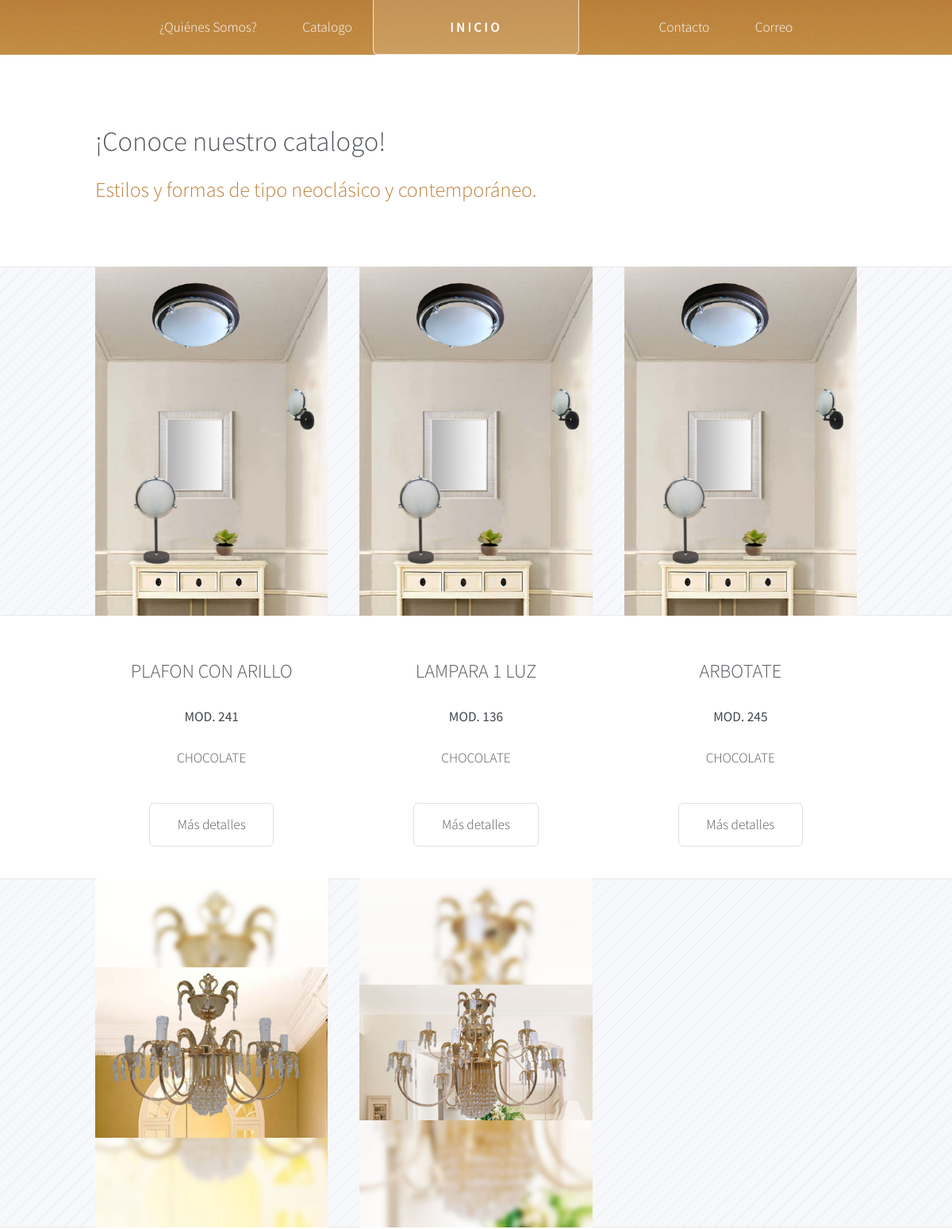
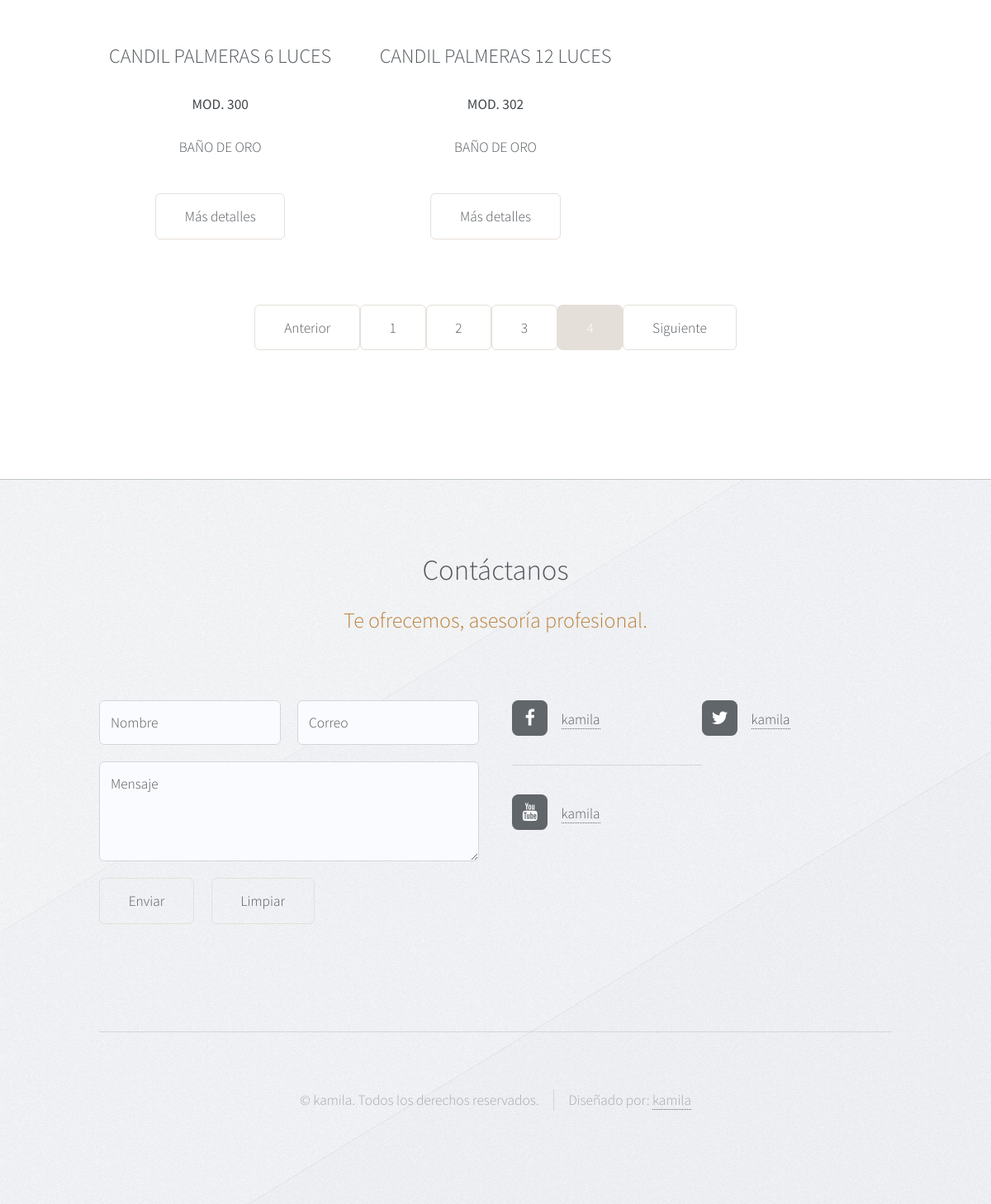
Page /protected/php/catalogo.php?pag=4? on the committed database (2 pictures, top to bottom).
### tables this page shows
CREATE TABLE "catProd" (
  "id" integer NOT NULL PRIMARY KEY AUTOINCREMENT,
  "nomObj_catProd" text NOT NULL,
  "mod_catProd" text NOT NULL,
  "catEst_catProd" text NOT NULL,
  "mat_catProd" text NOT NULL,
  "diam_catProd" text NOT NULL,
  "alt_catProd" text NOT NULL,
  "detalles_catProd" text NOT NULL,
  "exitencia_catProd" text NOT NULL,
  "imgCat_catProd" text NOT NULL,
  "imgDesCat_catProd" text NOT NULL,
  "imgDibujoTec_catProd" text NOT NULL,
  "idUsr_catProd" text NOT NULL,
  "fechaH_catProd" text NOT NULL
);

### protected/php/catalogo.php (called while the page is built)
<?php
include("../../assets/inc/head.inc");
include("../../assets/inc/header.inc");
include("../../assets/inc/nav.inc");
include("../../assets/inc/cCatalogo.inc");
include("../../assets/inc/catalogo.inc");
include("../../assets/inc/footer.inc");
?>

### protected/php/genCatalogo.php (the view, shortened to what this page needs)
<?php
if (empty($_GET['pag'])) {
	$pag = 1;
}else{
	$pag = $_GET['pag'];
}
	$con = new SQLite3("../../protected/data/catalogo.db") or die("Problemas para conectar!");
	$cs = $con -> query("SELECT COUNT(id) AS noRegs FROM catProd WHERE catEst_catProd = '1'");
	while ($resul = $cs -> fetchArray()) {
		$noRegs = $resul['noRegs'];
	}
	$cpm =9;
	$ultimapag = ceil($noRegs/$cpm);
	$pag = (int)$pag;
	$cs2 = $con -> query("SELECT * FROM catProd WHERE catEst_catProd = '1' LIMIT ($pag-1) * $cpm,$cpm");
	while ($resul2 = $cs2 -> fetchArray()) {
		$idProducto = $resul2['id'];
		$producto = $resul2['nomObj_catProd'];
		$modelo = $resul2['mod_catProd'];
		$material = $resul2['mat_catProd'];
		$imgCatalogo = $resul2['imgCat_catProd'];
		 echo '
							<section class="4u 12u(narrower) feature">
								<div class="image-wrapper first">
									<a href="../catDetalles/kamila.aspx?idProducto='.$idProducto.'" class="image featured"><img src="../catalogo/img/c/'.$imgCatalogo.'" alt="" /></a>
								</div>
								<header>
									<h3>'.$producto.'</h3>
								</header>
								<p><b>MOD. '.$modelo.'</b></p>
								<p>'.$material.'</p>
								<ul class="actions">
									<li><a href="#" class="button">Más detalles</a></li>
								</ul>
							</section>
		 ';
	}
	$siguiente = $pag+1;
	$anterior = $pag-1;
	echo "</div>
			<br><br>
				<div class='paginacion'>";
	if ($pag != 1 && $pag > 1) {
		echo '<a class="button" href="?pag='.$anterior.'?"> Anterior</a>';
	}
	for ($c=1; $c <= $ultimapag ; $c++) {
		if ($c == $pag && $pag != 1) {
			echo "<span class='button2'>".$c."</span>";
		}elseif($pag != 1){
			echo '<a class="button" href="?pag='.$c.'?">'.$c.'</a>';
		}
	}
	if ($pag < $ultimapag) {
		echo '<a class="button" href="?pag='.$siguiente.'?"> Siguiente</a>';
	}else{
		echo "<span class='button'>Siguiente</span>";
	}
	echo "</div>";
 ?>

### rows in the picture
catprod: imgCat_catProd (picture), nomObj_catProd "PLAFON CON ARILLO", mod_catProd "241", mat_catProd "CHOCOLATE"
catprod: imgCat_catProd (picture), nomObj_catProd "LAMPARA 1 LUZ", mod_catProd "136", mat_catProd "CHOCOLATE"
catprod: imgCat_catProd (picture), nomObj_catProd "ARBOTATE", mod_catProd "245", mat_catProd "CHOCOLATE"
catprod: imgCat_catProd (picture), nomObj_catProd "CANDIL PALMERAS 6 LUCES", mod_catProd "300", mat_catProd "BAÑO DE ORO"
catprod: imgCat_catProd (picture), nomObj_catProd "CANDIL PALMERAS 12 LUCES", mod_catProd "302", mat_catProd "BAÑO DE ORO"
